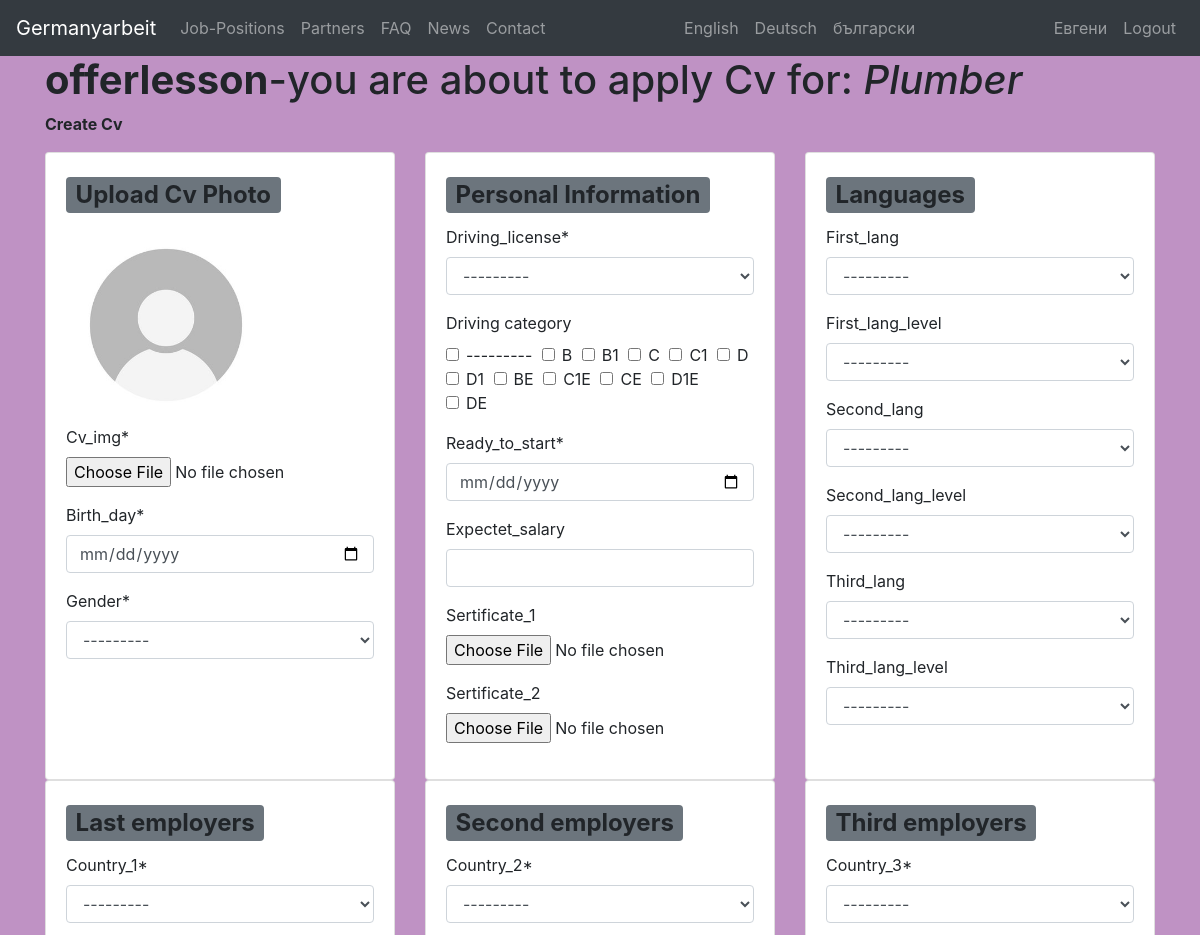
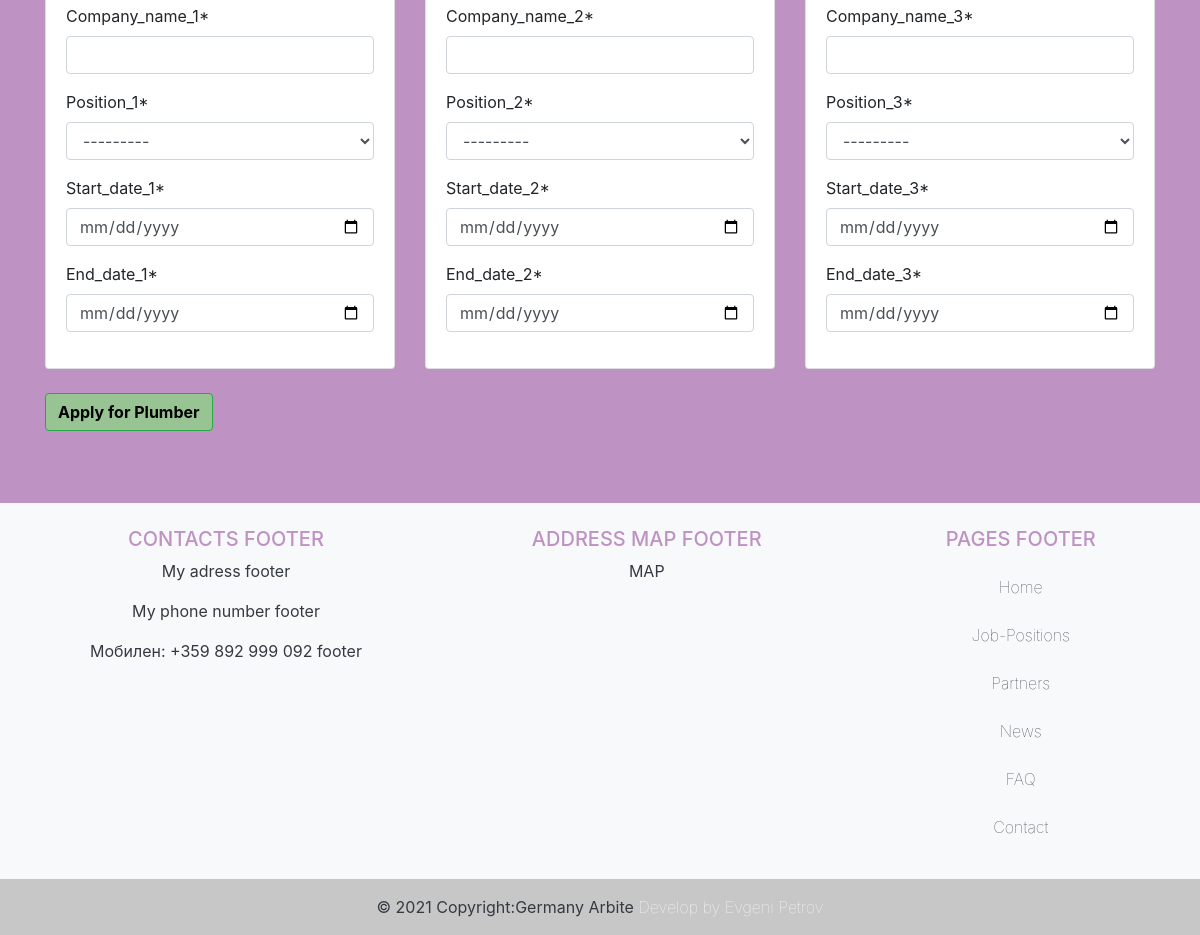
Screenshot of /en/category/worker/cv/1/ (signed in) with the database file from the repository (2 pictures, top to bottom).
### costumeuser/models.py (models this page shows, shortened)
class User(AbstractUser):
    is_worker = models.BooleanField(default=False)
    is_company = models.BooleanField(default=False)

class Worker(models.Model):
    user = models.OneToOneField(User, on_delete=models.CASCADE, primary_key=True, related_name="worker", verbose_name=_('worker'))
    image = models.ImageField(verbose_name=_('image'), default="default.jpeg", upload_to='profile_pics')
    first_name = models.CharField(verbose_name=_('first_name'), max_length=50)
    last_name = models.CharField(verbose_name=_('last_name'), max_length=50)
    phone = models.CharField(verbose_name=_('phone'), max_length=20)

### category/models.py (models this page shows, shortened)
class SubCategory(models.Model):
    category = models.ForeignKey(Category, on_delete=models.CASCADE, related_name="category", related_query_name="category", verbose_name="category")
    name = models.CharField(max_length=250)
    img = models.ImageField(upload_to="category_pic")

### category/views.py (the view)
# urls.py: path('worker/cv/<int:id>/', views.worker_cv, name='worker_cv'),
@login_required
@worker_required
def worker_cv(request, id):
    subcat = SubCategory.objects.get(pk=id)
    if request.method == "POST":
        form = CvForm(request.POST, request.FILES)
        if form.is_valid():
            cv_img = form.cleaned_data['cv_img']
            birth_day = form.cleaned_data['birth_day']
            gender = form.cleaned_data['gender']
            driving_license = form.cleaned_data['driving_license']
            driving_category = form.cleaned_data['driving_category']
            first_lang = form.cleaned_data['first_lang']
            first_lang_level = form.cleaned_data['first_lang_level']
            second_lang = form.cleaned_data['second_lang']
            second_lang_level = form.cleaned_data['second_lang_level']
            third_lang = form.cleaned_data['third_lang']
            third_lang_level = form.cleaned_data['third_lang_level']
            ready_to_start = form.cleaned_data['ready_to_start']
            expectet_salary = form.cleaned_data['expectet_salary']
            sertificate_1 = form.cleaned_data['sertificate_1']
            sertificate_2 = form.cleaned_data['sertificate_2']
            country_1 = form.cleaned_data['country_1']
            company_name_1 = form.cleaned_data['company_name_1']
            position_1 = form.cleaned_data['position_1']
            start_date_1 = form.cleaned_data['start_date_1']
            end_date_1 = form.cleaned_data['end_date_1']
            country_2 = form.cleaned_data['country_2']
            company_name_2 = form.cleaned_data['company_name_2']
            position_2 = form.cleaned_data['position_2']
            start_date_2 = form.cleaned_data['start_date_2']
            end_date_2 = form.cleaned_data['end_date_2']
            country_3 = form.cleaned_data['country_3']
            company_name_3 = form.cleaned_data['company_name_3']
            position_3 = form.cleaned_data['position_3']
            start_date_3 = form.cleaned_data['start_date_3']
            end_date_3 = form.cleaned_data['end_date_3']
            job = SubCategory.objects.get(pk=id)
            worker = User.objects.get(id=request.user.id)#request.user.id#form.instance.user = self.request.user
            Cv.objects.create(
                cv_img=cv_img,
                birth_day=birth_day,
                gender=gender,
                driving_license=driving_license,
                driving_category=driving_category,
                first_lang=first_lang,
                first_lang_level=first_lang_level,
                second_lang=second_lang,
                second_lang_level=second_lang_level,
                third_lang=third_lang,
                third_lang_level=third_lang_level,
                ready_to_start=ready_to_start,
                expectet_salary=expectet_salary,
                sertificate_1=sertificate_1,
                sertificate_2=sertificate_2,
                country_1=country_1,
                company_name_1=company_name_1,
                position_1=position_1,
                start_date_1=start_date_1,
                end_date_1=end_date_1,
                country_2=country_2,
                company_name_2=company_name_2,
                position_2=position_2,
                start_date_2=start_date_2,
                end_date_2=end_date_2,
                country_3=country_3,
                company_name_3=company_name_3,
                position_3=position_3,
                start_date_3=start_date_3,
                end_date_3=end_date_3,
                job=job,
                worker=worker,
                )
            worker_id = Cv.objects.all().last()
            return HttpResponseRedirect(reverse('cv_detail', kwargs={'id':worker_id.id}))
    else:
        form = CvForm
    return render(request, 'category/cv_form.html', {'form': form, 'subcat': subcat})

### templates/category/cv_form.html (shortened to what this page needs)
{% extends "base.html" %}
{% load crispy_forms_tags %}
{% load i18n %}
{% load static %}
{% block headers %}
<link rel="stylesheet" href="{% static 'css/main.css' %}">
{% endblock headers %}
{% block content %}
<div class="container">
    <div class="row justify-content-center">
        <div class="col-lg-12 col-md-12 col-sm-12">
                {% if user.is_authenticated and user.is_worker %}
                    <h1><b>{{ user.username }}</b>-{% trans "you are about to apply Cv for:" %} <i>{{ subcat.name }}</i></h1>
                    <p><b>{% trans "Create Cv" %}</b></p>
                    <form class="profile-company" method="POST" enctype="multipart/form-data">
                            <div class="row row-cols-1 row-cols-md-3 g-4">
                                <div class="col">
                                    <div class="card h-100">
                                        <div class="card-body">
                                            <h2 class="card-title"><span class="badge bg-secondary">{% trans "Upload Cv Photo" %}</span></h2>
                                                <div id="cv-photo-container">
                                                    <img id="cv-photo" src="{% static 'img/default.jpeg' %}" style="width:200px; height:auto;">
                                                </div>
                                                {{ form.cv_img|as_crispy_field }}
                                                {{ form.birth_day|as_crispy_field }}
                                                {{ form.gender|as_crispy_field }}
                                        </div>
                                    </div>
                                </div>
                                <div class="col">
                                    <div class="card h-100">
                                        <div class="card-body">
                                            <h2 class="card-title"><span class="badge bg-secondary">{% trans " Personal Information" %}</span></h2>
                                            {{ form.driving_license|as_crispy_field }}
                                            {{ form.driving_category|as_crispy_field }}
                                            {{ form.ready_to_start|as_crispy_field }}
                                            {{ form.expectet_salary|as_crispy_field }}
                                            {{ form.sertificate_1|as_crispy_field }}
                                            {{ form.sertificate_2|as_crispy_field }}
                                        </div>
                                    </div>
                                </div>
                                <div class="col">
                                    <div class="card h-100">
                                        <div class="card-body">
                                            <h2 class="card-title"><span class="badge bg-secondary">{% trans "Languages" %}</span></h2>
                                            {{ form.first_lang|as_crispy_field }}
                                            {{ form.first_lang_level|as_crispy_field }}
                                            {{ form.second_lang|as_crispy_field }}
                                            {{ form.second_lang_level|as_crispy_field }}
                                            {{ form.third_lang|as_crispy_field }}
                                            {{ form.third_lang_level|as_crispy_field }}
                                        </div>
                                    </div>
                                </div>
                                <div class="col">
                                    <div class="card h-100">
                                        <div class="card-body">
                                            <h2 class="card-title"><span class="badge bg-secondary">{% trans "Last employers" %}</span></h2>
                                            {{ form.country_1|as_crispy_field }}
                                            {{ form.company_name_1|as_crispy_field }}
                                            {{ form.position_1|as_crispy_field }}
                                            {{ form.start_date_1|as_crispy_field }}
                                            {{ form.end_date_1|as_crispy_field }}
                                        </div>
                                    </div>
                                </div>
                                <div class="col">
                                    <div class="card h-100">
                                        <div class="card-body">
                                            <h2 class="card-title"><span class="badge bg-secondary">{% trans "Second employers" %}</span></h2>
                                            {{ form.country_2|as_crispy_field }}
                                            {{ form.company_name_2|as_crispy_field }}
                                            {{ form.position_2|as_crispy_field }}
                                            {{ form.start_date_2|as_crispy_field }}
                                            {{ form.end_date_2|as_crispy_field }}
                                        </div>
                                    </div>
                                </div>
                                <div class="col">
                                    <div class="card h-100">
                                        <div class="card-body">
                                            <h2 class="card-title"><span class="badge bg-secondary">{% trans "Third employers" %}</span></h2>
                                            {{ form.country_3|as_crispy_field }}
                                            {{ form.company_name_3|as_crispy_field }}
                                            {{ form.position_3|as_crispy_field }}
                                            {{ form.start_date_3|as_crispy_field }}
                                            {{ form.end_date_3|as_crispy_field }}
                                        </div>
                                    </div>
                                </div>
                            </div>
                            <br/>
                            <div class="button-wrapper submit">
                                <input class="btn btn-success" type="submit" value="Apply for {{ subcat.name }}" />
                            </div>
                            <br>
                    </form>
                {% elif user.is_authenticated and user.is_company %}
                    <h2>{% trans "You have to be register as Worker to register your CV for:" %} {{ subcat.name }}.</h2>
                {% else %}
                    404
                {% endif %}
        </div>
    </div>
</div>
{% endblock content %}

### templates/nav.html (shortened to what this page needs)
{% load i18n %}
{% load static %}
<nav class="navbar navbar-expand-lg navbar-dark bg-dark">
  <a class="navbar-brand" href="{% url 'home' %}"><img/>Germanyarbeit</a>
  <div class="collapse navbar-collapse justify-content-between" id="navbarNav">
    <ul class="navbar-nav">
      <li class="nav-item">
        <a class="nav-link" href="{% url 'category_all' %}">{% trans "Job-Positions" %}</a>
      </li>
      <li class="nav-item">
        <a class="nav-link" href="{% url 'partners' %}">{% trans "Partners" %}</a>
      </li>
      <li class="nav-item">
        <a class="nav-link" href="{% url 'faq' %}">{% trans "FAQ" %}</a>
      </li>
      <li class="nav-item">
        <a class="nav-link" href="{% url 'news' %}">{% trans "News" %}</a>
      </li>
      <li class="nav-item">
        <a class="nav-link" href="{% url 'contact' %}">{% trans "Contact" %}</a>
      </li>
    </ul>
    <ul class="navbar-nav">
        {% get_available_languages as LANGUAGES %}
        {% get_language_info_list for LANGUAGES as languages %}
        {% for lang in languages %}
          <li class="nav-item">
            <a class="dropdown-item nav-link" href="/{{ lang.code }}/">{{ lang.name_local }}</a>
          </li>
        {% endfor %}
    </ul>
    <ul class="navbar-nav">
      {% if user.is_authenticated %}
        {% if user.is_worker %}
        <li class="nav-item">
            <a class="nav-link" href="{% url 'profile' %}">{{ user.worker.first_name }}</a>
        </li>
        {% elif user.is_company %}
        <li class="nav-item">
            <a class="nav-link" href="{% url 'profile' %}">{{ user.company.company_name }}</a>
        </li>
        {% endif %}
      <li class="nav-item">
        <a class="nav-link" href="{% url 'account_logout' %}">{% trans "Logout" %}</a>
      </li>
      {% endif %}
    </ul>
  </div>
</nav>

### static/css/main.css (style rules this page uses)
.body { background-color: #BF92C4; background-repeat: no-repeat; }
.btn { background-color: #97C492; font-weight: bold; color: black; }
.form-check { display: inline-block; padding-right: 5px; }

### rows the page displays
User: worker.first_name "Евгени", username "offerlesson"
SubCategory: name "Plumber", name "Apply for Plumber"

### other values shown
{{ lang.name_local }} "English" "Deutsch" "български"
